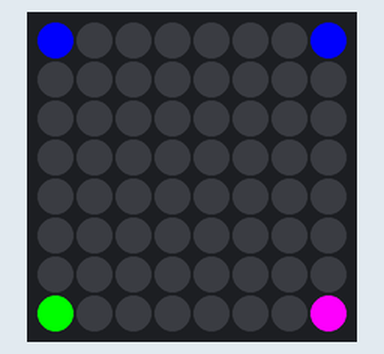
This program was run on a simulated Raspberry Pi (BCM pin numbers) with a Sense HAT. On the bench: the Sense HAT's 8×8 RGB LED matrix. At 0.0 s the program stops and its outputs stay as they are.

Above: at 0.1 s.

The program:

snake.py
```python
from sense_hat import SenseHat

sense = SenseHat()

# examples using (x, y, r, g, b)
sense.set_pixel(0, 0, 255, 0, 0)
sense.set_pixel(0, 7, 0, 255, 0)
sense.set_pixel(7, 0, 0, 0, 255)
sense.set_pixel(7, 7, 255, 0, 255)

red = (255, 0, 0)
green = (0, 255, 0)
blue = (0, 0, 255)

# examples using (x, y, pixel)
sense.set_pixel(0, 0, red)
sense.set_pixel(0, 0, green)
sense.set_pixel(0, 0, blue)
```
